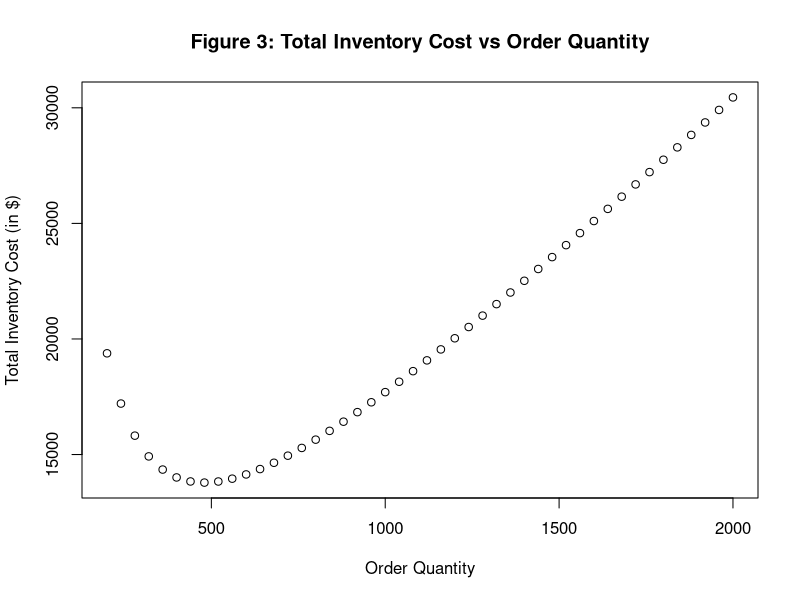
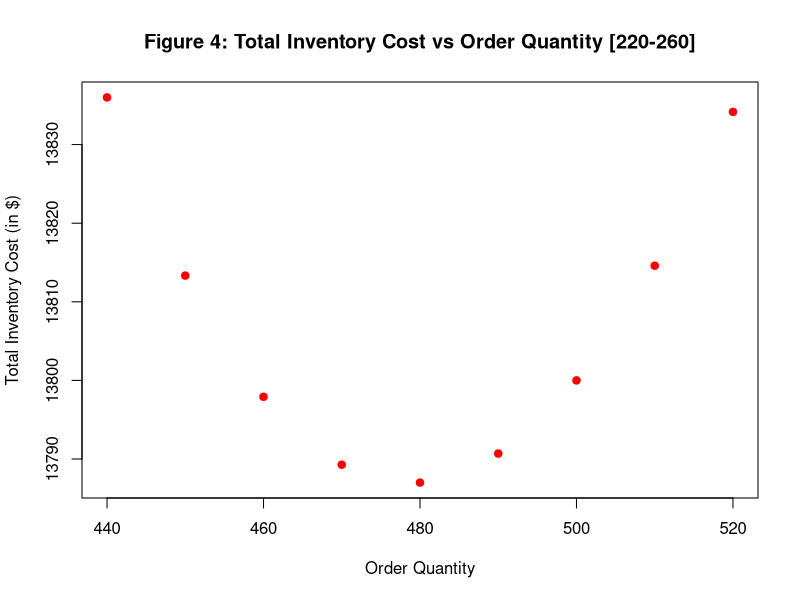
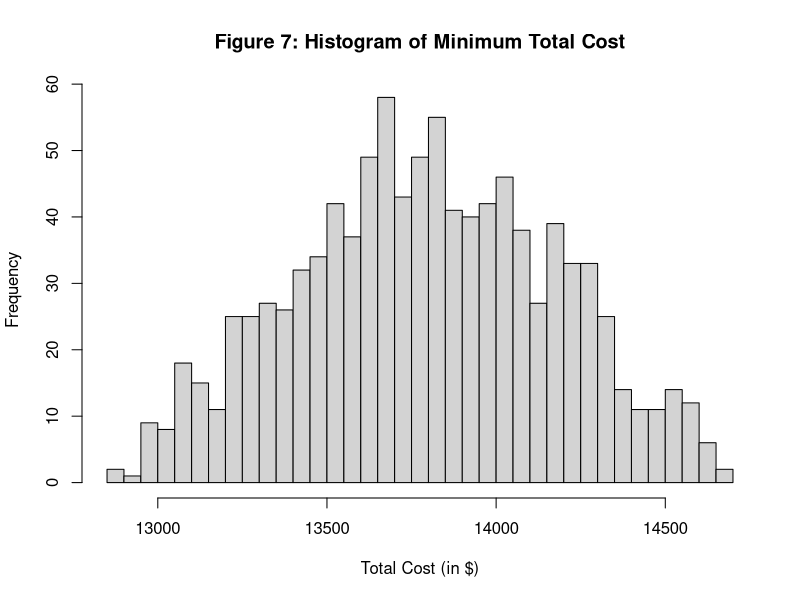
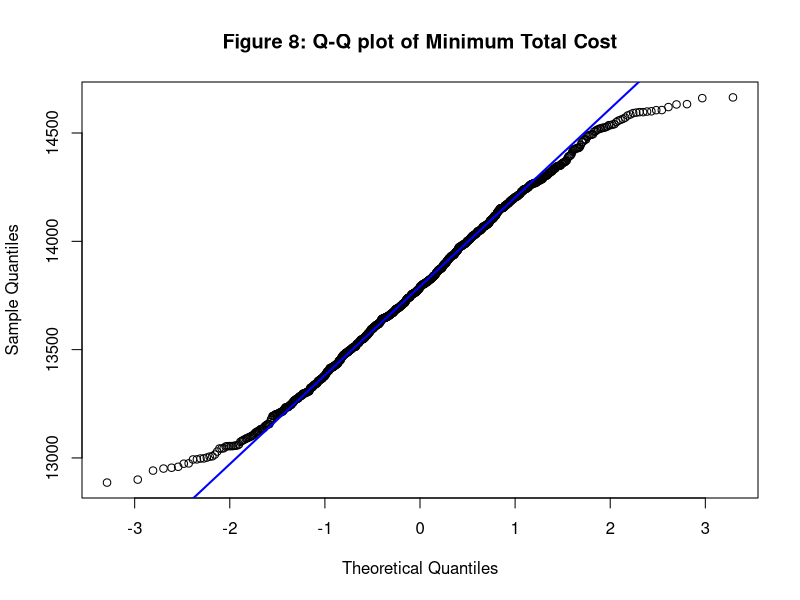
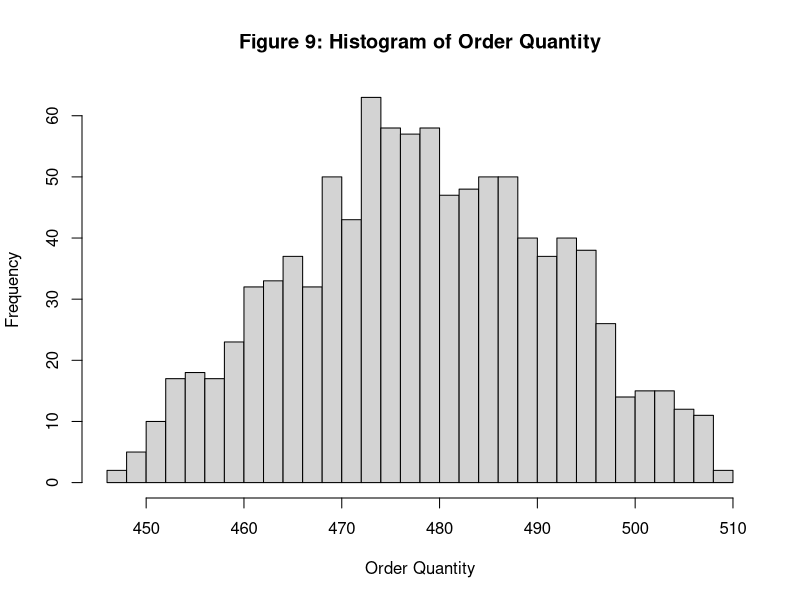
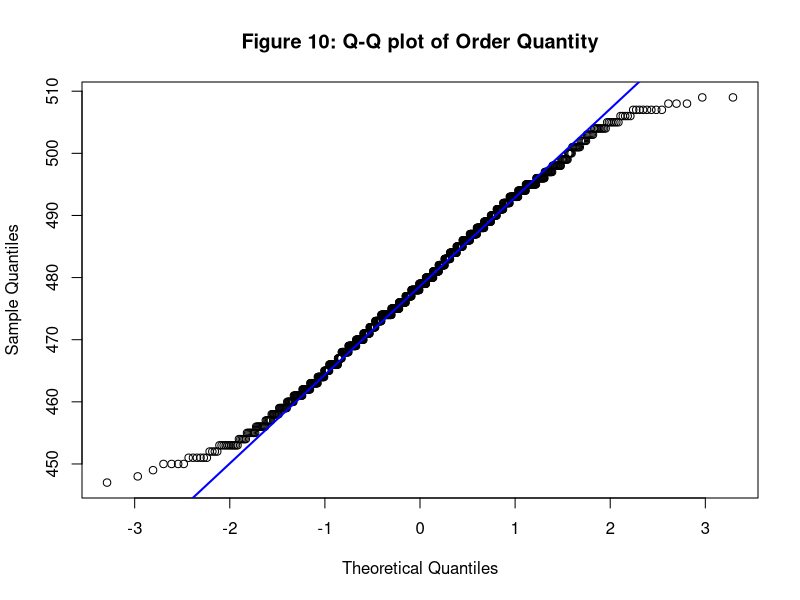
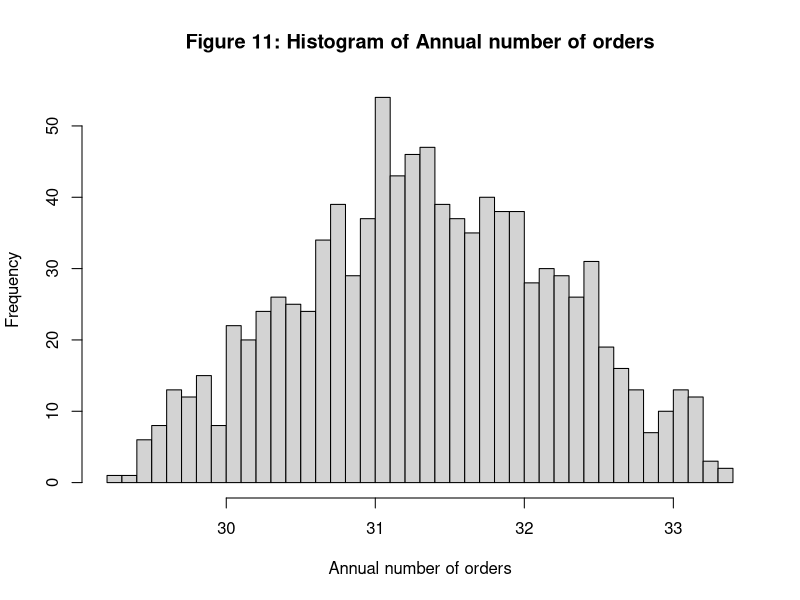
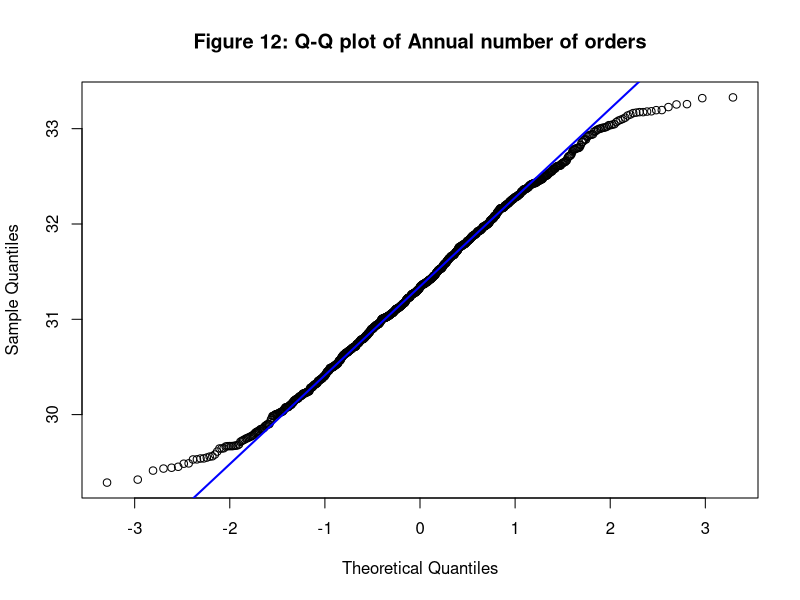

Generate these figures, in order, with R:
#PART 1

#Heuristic Decision Modelling

#Defining uncontrollable variable & parameters
annual_demand <- 15000
unit_cost <- 80
order_cost <- 220
annual_carryingCost <- 0.18

#Decision Variables
reorder_thres <- seq(100,1000, by=20)
order_quantity <- 2 * reorder_thres

#Calculating Cost
#Annual Ordering Cost 
annual_orderingCost <- order_cost * (annual_demand/order_quantity)
#Annual Holding Cost
annual_holdingCost <- order_quantity * ((unit_cost*annual_carryingCost)/365)* 
  (order_quantity/(annual_demand/365)) * (annual_demand/order_quantity)
#Total Cost 
total_cost <- annual_orderingCost + annual_holdingCost


# order quantity and total cost
df_qty_cost <- cbind(order_quantity, total_cost)
#View(df_qty_cost)

#Plotting graph
plot(order_quantity, total_cost,
     xlab = "Order Quantity",
     ylab = "Total Inventory Cost (in $)",
     main = "Figure 3: Total Inventory Cost vs Order Quantity")


#Zooming in
reorder_thresh1 <- seq(220,260, by=5)
order_quantity1 <- 2 * reorder_thresh1

#Calculating Cost
#Annual Ordering Cost
annual_OC1 <- order_cost * (annual_demand/order_quantity1)
#Annual Holding Cost
annual_HC1<- order_quantity1 * ((unit_cost*annual_carryingCost)/365)* 
  (order_quantity1/(annual_demand/365)) * (annual_demand/order_quantity1)
#Total Cost
TIC1 <- annual_OC1 + annual_HC1

#Plotting graph
plot(order_quantity1, TIC1,
     xlab = "Order Quantity",
     ylab = "Total Inventory Cost (in $)",
     main = "Figure 4: Total Inventory Cost vs Order Quantity [220-260]",
     col = "red", pch = 19)


which.min(TIC1)
#5 is the position at which minimum cost occurs

reorder_thresh1[which.min(TIC1)]
#240 is the minimum threshold value at which cost is minimum


#Decision model and optimization
#define function to optimize
optimiseCostFun <- function(x){
  annual_D<- 15000
  UC <- 80
  OC <- 220
  annual_CC <- 0.18
  annual_OC2 <- OC * (annual_D/x)
  annual_HC2<- x * ((UC*annual_CC)/365)*
    (x/(annual_D/365)) * (annual_D/x) 
  TIC2 <- annual_OC2 + annual_HC2
}

#using optimise function
order_thresh_interval <- c(100,800)
cost_optimization <- optimise(f= optimiseCostFun,
                              interval = order_thresh_interval,
                              lower = min(order_thresh_interval),
                              upper = max(order_thresh_interval),
                              maximum = FALSE,
                              tol = .Machine$double.eps^0.5)
cost_optimization




#PART II

#Defining uncontrollable variable & parameters
annual_demand <- 15000
unit_cost <- 80
order_cost <- 220
annual_carryingCost <- 0.18

#generate constant random numbers
set.seed(10)


#Setting values for triangular distribution
min_a <- 13000
max_b <- 17000
peak_c <- 15000


#calculating K,M,N
CA <- peak_c-min_a
BA<- max_b-min_a
BC<- max_b-peak_c
K <- CA/BA
M <- BA*CA
N <- BA*BC


#generate random numbers and random demand variables
r_simulation <- runif(1000)
n <- length(r_simulation)

td_x1 <- ifelse(r_simulation <= K,
                round(min_a + sqrt(r_simulation*M), digits = 0),
                round(max_b - sqrt((1-r_simulation)*N)))
random_demand <- cbind(r_simulation,td_x1)

tpd_totalCost <- data.frame(matrix(ncol=5, nrow=0))
colnames(tpd_totalCost) <- c("Random_Number",
                                   "Unit_Demand",
                                   "Order_Quantity",
                                   "Minimum_Cost",
                                   "Annual_Order_Count")

#Using simulation and optimization
for(i in 1:length(td_x1)) {
  cost_func1 <- function(x){
    annual_D<- td_x1[i]
    annual_OC3 <- order_cost * (annual_D/x)
    annual_HC3<- x * ((unit_cost*annual_carryingCost)/365)*
      (x/(annual_D/365)) * (annual_D/x)
    
    TIC3 <- annual_OC3 + annual_HC3
  } 
  
  ord_thresh_interval1<- c(100,8000)
  cost_optimize1 <- optimise(f= cost_func1, interval = ord_thresh_interval1,
                             lower = min(ord_thresh_interval1),
                             upper = max(ord_thresh_interval1),
                             maximum = FALSE,
                             tol = .Machine$double.eps^0.5)
  
  tpd_totalCost[i,"Random_Number"] = r_simulation[i]
  tpd_totalCost[i,"Unit_Demand"] = td_x1[i]
  tpd_totalCost[i,"Order_Quantity"] = round(cost_optimize1$minimum,0)
  tpd_totalCost[i,"Minimum_Cost"] = cost_optimize1$objective
  tpd_totalCost[i,"Annual_Order_Count"] = td_x1[i]/cost_optimize1$minimum
}
#View(tpd_totalCost)


#Part 2.1
#Minimum Cost

x1 <- tpd_totalCost$Minimum_Cost

#expected value of the minimum cost is the mean
exp_min_cost <- mean(x1)
exp_min_cost

#Calculating the confidence interval
#upper limit
ci_upper_x1 <- exp_min_cost + (qnorm(0.975) * sd(x1)/sqrt(n))
ci_upper_x1

#lower limit
ci_lower_x1 <- exp_min_cost - (qnorm(0.975) * sd(x1)/sqrt(n))
ci_lower_x1

#Checking the distribution of the variable
#Method 1 : Formal normality test: Shapiro-Wilk test
swt1 <- shapiro.test(x1)
swt1$p.value > 0.05


#Method 2: Graphical methods: Histogram
bins_x1 <- ceiling(sqrt(length(x1)))
hist(x1,
     breaks = bins_x1,
     main = "Figure 7: Histogram of Minimum Total Cost",
     xlab = "Total Cost (in $)")


#Method 3: Graphical methods:  QQ-Plot chart
qqnorm(x1,main = "Figure 8: Q-Q plot of Minimum Total Cost")
qqline(x1, col="blue", lty=1, lwd=2)


#Part 2.2 
#Order Quantity

x2 <- tpd_totalCost$Order_Quantity

#expected value of the minimum cost is the mean
exp_ord_qty <- round(mean(x2),0)
exp_ord_qty

#Calculating the confidence interval
#upper limit
ci_upper_x2 <- round(exp_ord_qty + (qnorm(0.975) * sd(x2)/sqrt(n)),0)
ci_upper_x2

#lower limit
ci_lower_x2 <- round(exp_ord_qty - (qnorm(0.975) * sd(x2)/sqrt(n)),0)
ci_lower_x2

#Checking the distribution of the variable
#Method 1 : Formal normality test: Shapiro-Wilk test
swt2 <- shapiro.test(x2)
swt2$p.value > 0.05

#Method 2: Graphical methods: Histogram
bins_x2 <- ceiling(sqrt(length(x2)))
hist(x2,
     breaks = bins_x2,
     main = "Figure 9: Histogram of Order Quantity",
     xlab = "Order Quantity")


#Method 3: Graphical methods:  QQ-Plot chart
qqnorm(x2, main = "Figure 10: Q-Q plot of Order Quantity")
qqline(x2, col="blue", lty=1, lwd=2)



#Part 2.3 
#Annual number of orders

x3 <- tpd_totalCost$Annual_Order_Count

#expected value of the minimum cost is the mean
exp_annu_ordno <- round(mean(x3),0)
exp_annu_ordno

#Calculating the confidence interval
#upper limit
ci_upper_x3 <- round(exp_annu_ordno + qnorm(0.975) * sd(x3)/sqrt(n),0)
ci_upper_x3

#lower limit
ci_lower_x3 <- round(exp_annu_ordno - qnorm(0.975) * sd(x3)/sqrt(n),0)
ci_lower_x3

#Checking the distribution of the variable
#Method 1 : Formal normality test: Shapiro-Wilk test
swt3 <- shapiro.test(x3)
swt3$p.value > 0.05


#Method 2: Graphical methods: Histogram
bins_x3 <- ceiling(sqrt(length(x3)))
hist(x3,
     breaks = bins_x3,
     main = "Figure 11: Histogram of Annual number of orders", 
     xlab = "Annual number of orders")


#Method 3: Graphical methods:  QQ-Plot chart
qqnorm(x3, main = "Figure 12: Q-Q plot of Annual number of orders")
qqline(x3, col="blue", lty=1, lwd=2)

